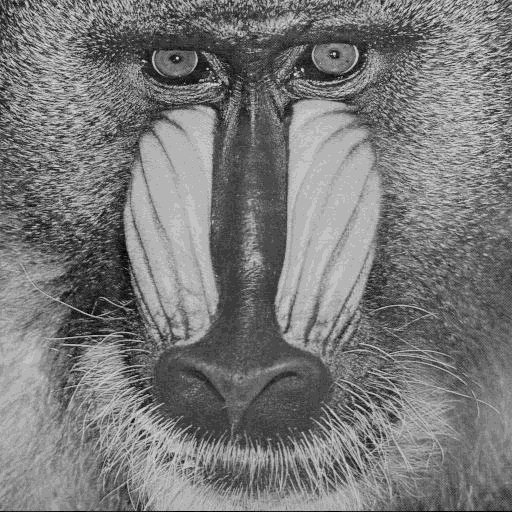
#> input picture Lab 3/Lab3_images/baboon.bmp, 512 x 512 px
$ python lab3_chg3.py
#> lines starting #> are read from the running program, lines starting #| are printed output that depends on the picture
# -*- coding: utf-8 -*-
"""
Created on Mon Sep 25 19:51:30 2023

@author: Eddy
"""

import cv2 as cv
import numpy as np
cbaboon = cv.imread('Lab3_images/baboon.bmp',0)
#> cbaboon is the input picture: shape (512, 512); min 0, max 240, mean 121

mask = np.zeros((512,512),dtype=np.uint8)
mask[64:512-64,64:512-64] = 255

bitand_cbaboon = cv.bitwise_and(cbaboon, mask)
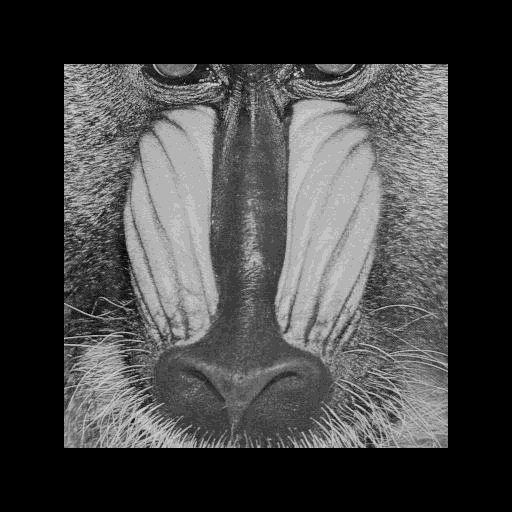
#> bitand_cbaboon: shape (512, 512); min 0, max 240, mean 67.7
cv.imshow('Masked baboon', bitand_cbaboon)
cv.waitKey(0)
